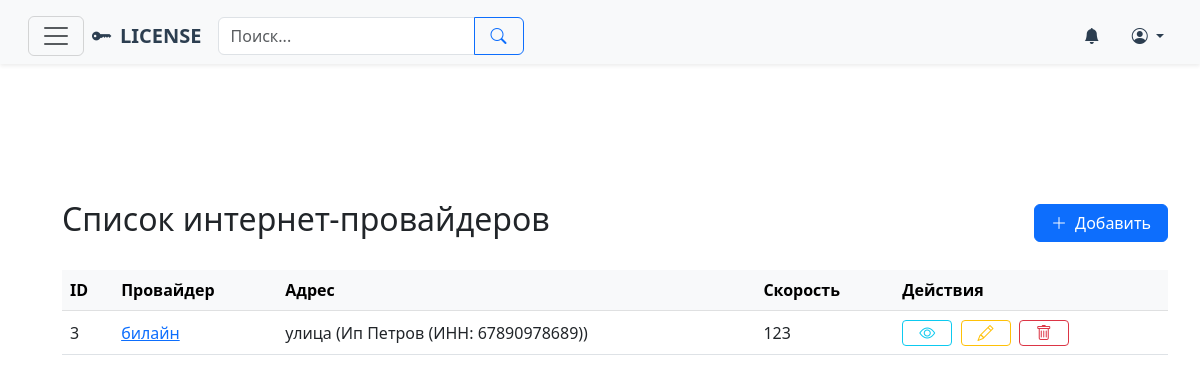
Page /internet-providers/ on the committed database.
### licen/models.py (models this page shows, shortened)
class TimestampModel(models.Model):
    created_at = models.DateTimeField(auto_now_add=True, verbose_name=_('Дата создания'))
    updated_at = models.DateTimeField(auto_now=True, verbose_name=_('Дата обновления'))
    class Meta:
        abstract = True

class InternetProvider(TimestampModel):
    provider = models.ForeignKey(
        Provider,
        on_delete=models.PROTECT,
        related_name='internet_providers',
        verbose_name=_('Провайдер')
    )
    price = models.DecimalField(
        max_digits=10,
        decimal_places=2,
        verbose_name=_('Цена')
    )
    speed = models.CharField(max_length=50, verbose_name=_('Скорость'))
    contract = models.CharField(max_length=100, verbose_name=_('Договор'))
    comments = models.TextField(blank=True, null=True, verbose_name=_('Комментарии'))
    address = models.ForeignKey(
        Address,
        on_delete=models.CASCADE,
        related_name='internet_providers',
        verbose_name=_('Адрес')
    )
    class Meta:
        verbose_name = _('Интернет-провайдер')
        verbose_name_plural = _('Интернет-провайдеры')
        ordering = ['provider', 'address']
        unique_together = ['provider', 'address']

class Provider(TimestampModel):
    name = models.CharField(max_length=100, unique=True, verbose_name=_('Название провайдера'))
    comments = models.TextField(blank=True, null=True, verbose_name=_('Комментарии'))
    def __str__(self):
        return self.name
    class Meta:
        verbose_name = _('Провайдер')
        verbose_name_plural = _('Провайдеры')
        ordering = ['name']

class Address(TimestampModel):
    address = models.TextField(verbose_name=_('Адрес сети'))
    comments = models.TextField(blank=True, null=True, verbose_name=_('Комментарии'))
    network = models.ForeignKey(
        Network,
        on_delete=models.CASCADE,
        related_name='addresses',
        verbose_name=_('Юридическое лицо')
    )
    def __str__(self):
        return f"{self.address} ({self.network})"
    class Meta:
        verbose_name = _('Адрес')
        verbose_name_plural = _('Адреса')
        ordering = ['network', 'address']

class Network(TimestampModel):
    name = models.CharField(max_length=255, verbose_name=_('Название юридического лица'))
    comments = models.TextField(blank=True, null=True, verbose_name=_('Комментарии'))
    legal_entity = models.ForeignKey(
        LegalEntity,
        on_delete=models.CASCADE,
        related_name='networks',
        verbose_name=_('Сеть')
    )
    inn = models.CharField(
        max_length=12,
        unique=True,
        validators=[MinLengthValidator(10)],
        verbose_name=_('ИНН')
    )
    def __str__(self):
        return f"{self.name} (ИНН: {self.inn})"
    class Meta:
        verbose_name = _('Юридическое лицо')
        verbose_name_plural = _('Юридические лица')
        ordering = ['name']
        indexes = [
            models.Index(fields=['inn']),
        ]

### licen/views.py (the view)
# urls.py: path('internet-providers/', internet_provider_list, name='internet-provider-list'),
def internet_provider_list(request):
    providers = InternetProvider.objects.all().order_by('provider', 'address')
    return render(request, 'licen/internet_provider/internet_provider_list.html', {'providers': providers})

### licen/context_processors.py (called while the page is built, shortened)
def get_breadcrumbs(request):
    breadcrumbs = []
    breadcrumbs.append({
        'name': _('Города'),
        'url': reverse('city-list')
    })
    return {'breadcrumbs': breadcrumbs}

### licen/templates/licen/internet_provider/internet_provider_list.html (shortened to what this page needs)
{% extends "base.html" %}
{% block content %}
<div class="container mt-5">
    <div class="d-flex justify-content-between align-items-center mb-4">
        <h2>Список интернет-провайдеров</h2>
        <a href="{% url 'internet-provider-create' %}" class="btn btn-primary d-flex align-items-center gap-2">
            <i class="bi bi-plus-lg"></i> Добавить
        </a>
    </div>
    {% if providers %}
    <div class="table-responsive d-none d-md-block">
        <table class="table table-hover align-middle">
            <thead class="table-light">
                <tr>
                    <th>ID</th>
                    <th>Провайдер</th>
                    <th>Адрес</th>
                    <th>Скорость</th>
                    <th>Действия</th>
                </tr>
            </thead>
            <tbody>
                {% for item in providers %}
                <tr>
                    <td>{{ item.id }}</td>
                    <td><a href="{% url 'internet-provider-detail' item.id %}">{{ item.provider|truncatechars:30 }}</a></td>
                    <td>{{ item.address|default:"—" }}</td>
                    <td>{{ item.speed|default:"—" }}</td>
                    <td class="text-nowrap">
                        <a href="{% url 'internet-provider-detail' item.id %}" class="btn btn-sm btn-outline-info me-1"><i class="bi bi-eye"></i></a>
                        <a href="{% url 'internet-provider-update' item.id %}" class="btn btn-sm btn-outline-warning me-1"><i class="bi bi-pencil"></i></a>
                        <a href="{% url 'internet-provider-delete' item.id %}" class="btn btn-sm btn-outline-danger"><i class="bi bi-trash"></i></a>
                    </td>
                </tr>
                {% endfor %}
            </tbody>
        </table>
    </div>
    {% else %}
    <div class="alert alert-info">Нет интернет-провайдеров в базе</div>
    {% endif %}
</div>
{% endblock %}

### licen/templates/base.html (style rules this page uses)
.table thead th { background-color: #f8f9fa; }
.btn { padding-left: 1rem; padding-right: 1rem; }
.btn i { display: flex; align-items: center; }
.btn-sm i { font-size: 1rem; }

### rows in the picture
InternetProvider: id "3", provider "билайн", address "улица (Ип Петров (ИНН: 67890978689))", speed "123"
